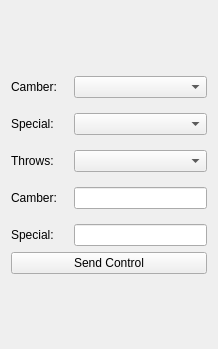
<?xml version="1.0" encoding="UTF-8"?>
<ui version="4.0">
 <class>WidgetAdvancedControl</class>
 <widget class="QWidget" name="WidgetAdvancedControl">
  <property name="geometry">
   <rect>
    <x>0</x>
    <y>0</y>
    <width>218</width>
    <height>349</height>
   </rect>
  </property>
  <property name="sizePolicy">
   <sizepolicy hsizetype="Fixed" vsizetype="Preferred">
    <horstretch>0</horstretch>
    <verstretch>0</verstretch>
   </sizepolicy>
  </property>
  <property name="windowTitle">
   <string>Form</string>
  </property>
  <layout class="QGridLayout" name="gridLayout_2">
   <item row="0" column="0">
    <spacer name="verticalSpacerTop">
     <property name="orientation">
      <enum>Qt::Vertical</enum>
     </property>
     <property name="sizeHint" stdset="0">
      <size>
       <width>20</width>
       <height>53</height>
      </size>
     </property>
    </spacer>
   </item>
   <item row="1" column="0">
    <layout class="QVBoxLayout" name="verticalLayout">
     <item>
      <layout class="QGridLayout" name="gridLayout">
       <property name="verticalSpacing">
        <number>15</number>
       </property>
       <item row="0" column="0">
        <widget class="QLabel" name="camberControlLabel">
         <property name="text">
          <string>Camber:</string>
         </property>
        </widget>
       </item>
       <item row="0" column="1">
        <widget class="QComboBox" name="camberControl">
         <property name="sizePolicy">
          <sizepolicy hsizetype="Fixed" vsizetype="Fixed">
           <horstretch>0</horstretch>
           <verstretch>0</verstretch>
          </sizepolicy>
         </property>
         <property name="minimumSize">
          <size>
           <width>133</width>
           <height>0</height>
          </size>
         </property>
         <property name="maximumSize">
          <size>
           <width>133</width>
           <height>16777215</height>
          </size>
         </property>
         <property name="baseSize">
          <size>
           <width>133</width>
           <height>0</height>
          </size>
         </property>
        </widget>
       </item>
       <item row="1" column="0">
        <widget class="QLabel" name="specialControlLabel">
         <property name="text">
          <string>Special:</string>
         </property>
        </widget>
       </item>
       <item row="1" column="1">
        <widget class="QComboBox" name="specialControl">
         <property name="sizePolicy">
          <sizepolicy hsizetype="Fixed" vsizetype="Fixed">
           <horstretch>0</horstretch>
           <verstretch>0</verstretch>
          </sizepolicy>
         </property>
         <property name="minimumSize">
          <size>
           <width>133</width>
           <height>0</height>
          </size>
         </property>
         <property name="maximumSize">
          <size>
           <width>133</width>
           <height>16777215</height>
          </size>
         </property>
         <property name="baseSize">
          <size>
           <width>133</width>
           <height>0</height>
          </size>
         </property>
        </widget>
       </item>
       <item row="2" column="0">
        <widget class="QLabel" name="throwsControlLabel">
         <property name="text">
          <string>Throws:</string>
         </property>
        </widget>
       </item>
       <item row="2" column="1">
        <widget class="QComboBox" name="throwsControl">
         <property name="sizePolicy">
          <sizepolicy hsizetype="Fixed" vsizetype="Fixed">
           <horstretch>0</horstretch>
           <verstretch>0</verstretch>
          </sizepolicy>
         </property>
         <property name="minimumSize">
          <size>
           <width>133</width>
           <height>0</height>
          </size>
         </property>
         <property name="maximumSize">
          <size>
           <width>133</width>
           <height>16777215</height>
          </size>
         </property>
         <property name="baseSize">
          <size>
           <width>133</width>
           <height>0</height>
          </size>
         </property>
        </widget>
       </item>
       <item row="3" column="0">
        <widget class="QLabel" name="camberValueLabel">
         <property name="text">
          <string>Camber:</string>
         </property>
        </widget>
       </item>
       <item row="3" column="1">
        <widget class="QLineEdit" name="camberValue">
         <property name="sizePolicy">
          <sizepolicy hsizetype="Fixed" vsizetype="Fixed">
           <horstretch>0</horstretch>
           <verstretch>0</verstretch>
          </sizepolicy>
         </property>
         <property name="minimumSize">
          <size>
           <width>133</width>
           <height>0</height>
          </size>
         </property>
         <property name="maximumSize">
          <size>
           <width>133</width>
           <height>16777215</height>
          </size>
         </property>
         <property name="baseSize">
          <size>
           <width>133</width>
           <height>0</height>
          </size>
         </property>
        </widget>
       </item>
       <item row="4" column="0">
        <widget class="QLabel" name="specialValueLabel">
         <property name="text">
          <string>Special:</string>
         </property>
        </widget>
       </item>
       <item row="4" column="1">
        <widget class="QLineEdit" name="specialValue">
         <property name="sizePolicy">
          <sizepolicy hsizetype="Fixed" vsizetype="Fixed">
           <horstretch>0</horstretch>
           <verstretch>0</verstretch>
          </sizepolicy>
         </property>
         <property name="minimumSize">
          <size>
           <width>133</width>
           <height>0</height>
          </size>
         </property>
         <property name="maximumSize">
          <size>
           <width>133</width>
           <height>16777215</height>
          </size>
         </property>
         <property name="baseSize">
          <size>
           <width>133</width>
           <height>0</height>
          </size>
         </property>
        </widget>
       </item>
      </layout>
     </item>
     <item>
      <widget class="QPushButton" name="send">
       <property name="text">
        <string>Send Control</string>
       </property>
      </widget>
     </item>
    </layout>
   </item>
   <item row="2" column="0">
    <spacer name="verticalSpacerBottom">
     <property name="orientation">
      <enum>Qt::Vertical</enum>
     </property>
     <property name="sizeHint" stdset="0">
      <size>
       <width>20</width>
       <height>52</height>
      </size>
     </property>
    </spacer>
   </item>
  </layout>
 </widget>
 <resources/>
 <connections/>
</ui>
